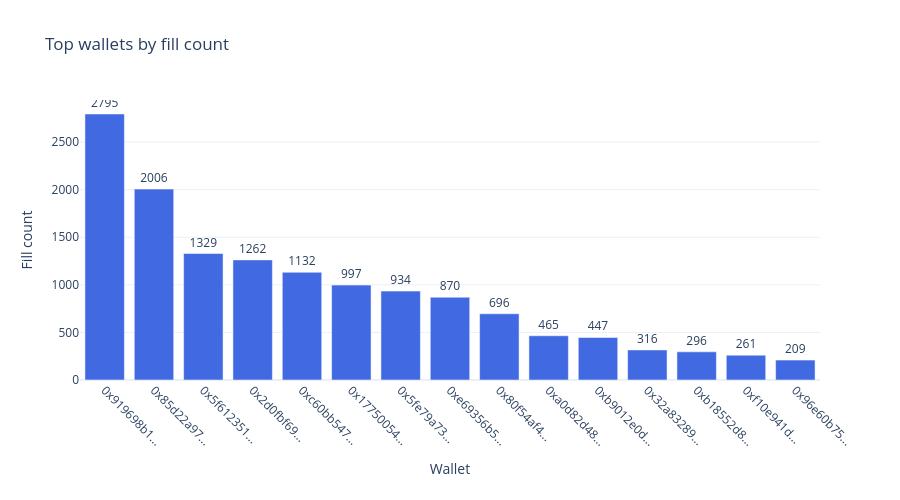

The notebook cell saved with this chart:
### Code cell
top15 = wallet_stats.sort_values(by='fill_count', ascending=False).head(15)

fig_wallet = go.Figure()
fig_wallet.add_trace(go.Bar(
    x=top15.index.str[:10] + '...',
    y=top15['fill_count'],
    marker_color='royalblue',
    text=top15['fill_count'],
    textposition='outside',
))

fig_wallet.update_layout(
    title='Top wallets by fill count',
    xaxis_title='Wallet',
    yaxis_title='Fill count',
    template='plotly_white',
    height=500,
    margin=dict(b=120),
)
fig_wallet.update_xaxes(tickangle=45)
fig_wallet.show()

### Figure 1 — Plotly figure (JSON) as saved in the notebook; plotly's stock layout.template omitted (floating-point values rounded to 4 significant figures)
{"data": [{"marker": {"color": "royalblue"}, "text": [2795.0, 2006.0, 1329.0, 1262.0, 1132.0, 997.0, 934.0, 870.0, 696.0, 465.0, 447.0, 316.0, 296.0, 261.0, 209.0], "textposition": "outside", "type": "bar", "x": ["0x919698b1...", "0x85d22a97...", "0x5f612351...", "0x2d0fbf69...", "0xc60bb547...", "0x17750054...", "0x5fe79a73...", "0xe69356b5...", "0x80f54af4...", "0xa0d82d48...", "0xb9012e0d...", "0x32a83289...", "0xb18552d8...", "0xf10e941d...", "0x96e60b75..."], "y": [2795, 2006, 1329, 1262, 1132, 997, 934, 870, 696, 465, 447, 316, 296, 261, 209]}], "layout": {"height": 500, "margin": {"b": 120}, "title": {"text": "Top wallets by fill count"}, "xaxis": {"tickangle": 45, "title": {"text": "Wallet"}}, "yaxis": {"title": {"text": "Fill count"}}}}
